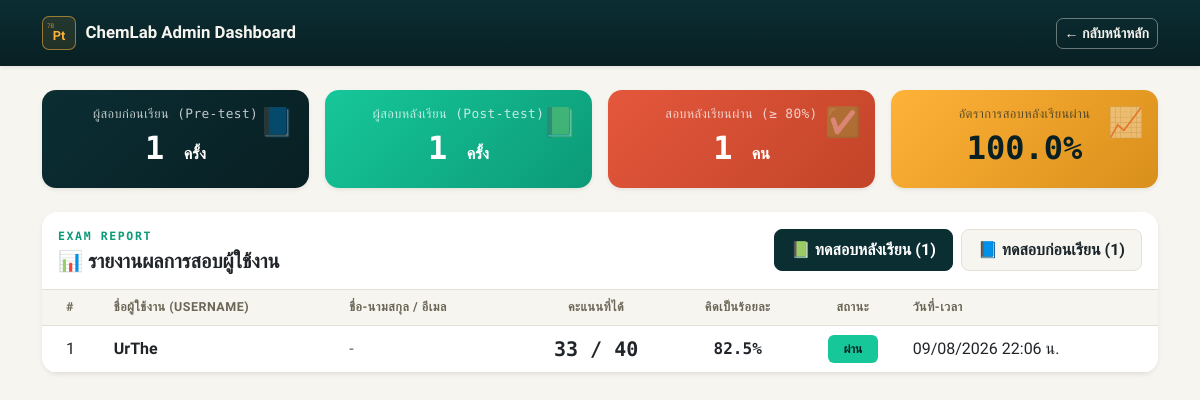
The page /dashboard/ (signed in) on the database its author committed.
### lab_app/models.py (models this page shows, shortened)
class Quiz40Result(models.Model):
    user = models.ForeignKey(
        User, on_delete=models.CASCADE, verbose_name='ผู้ใช้งาน'
    )
    score = models.IntegerField(verbose_name='คะแนนที่ได้')
    total_questions = models.IntegerField(
        default=40, verbose_name='จำนวนข้อทั้งหมด'
    )
    percentage = models.FloatField(
        default=0.0, verbose_name='คิดเป็นร้อยละ (%)'
    )
    passed = models.BooleanField(
        default=False, verbose_name='ผลการทดสอบ (ผ่าน 80%)'
    )
    user_answers = models.JSONField(
        default=dict, verbose_name='คำตอบของผู้ใช้'
    )
    date_taken = models.DateTimeField(
        auto_now_add=True, verbose_name='วันที่ทำแบบทดสอบ'
    )
    class Meta:
        verbose_name = 'ผลสอบแบบทดสอบ 40 ข้อ'
        verbose_name_plural = 'ผลสอบแบบทดสอบ 40 ข้อทั้งหมด'

### lab_app/views.py (the view)
# urls.py: path('dashboard/', views.admin_dashboard, name='admin_dashboard'),
@user_passes_test(is_admin, login_url='login')
def admin_dashboard(request):
    results_40 = (
        Quiz40Result.objects.select_related('user').all().order_by('-date_taken')
    )
    pretest_results = (
        QuizPreTestResult.objects.select_related('user')
        .all()
        .order_by('-date_taken')
    )
    total_attempts = results_40.count()
    passed_count = results_40.filter(passed=True).count()
    failed_count = total_attempts - passed_count
    pass_rate = (
        round((passed_count / total_attempts * 100), 1)
        if total_attempts > 0
        else 0
    )
    context = {
        'results_40': results_40,
        'pretest_results': pretest_results,
        'total_attempts': total_attempts,
        'passed_count': passed_count,
        'failed_count': failed_count,
        'pass_rate': pass_rate,
    }
    return render(request, 'lab_app/admin_dashboard.html', context)

### lab_app/views.py (called while the page is built)
def is_admin(user):
    return user.is_staff or user.is_superuser

### lab_app/templates/lab_app/admin_dashboard.html (shortened to what this page needs)
<!DOCTYPE html>
<html lang="th">
<head>
    <link href="https://cdn.jsdelivr.net/npm/bootstrap@5.3.0/dist/css/bootstrap.min.css" rel="stylesheet">
</head>
<body>
    <nav class="navbar navbar-dark lab-navbar mb-4 shadow-sm">
        <div class="container py-2">
            <a class="lab-brand" href="{% url 'home' %}">
                <div class="brand-tile mono">
                    <span class="num">78</span>
                    <span class="sym">Pt</span>
                </div>
                <span class="brand-name">ChemLab Admin Dashboard</span>
            </a>
            <a href="{% url 'home' %}" class="btn btn-back btn-sm">← กลับหน้าหลัก</a>
        </div>
    </nav>
    <div class="container my-4">
        <div class="row g-3 mb-4">
            <div class="col-md-3">
                <div class="card stat-card stat-navy border-0 shadow-sm p-3 text-center">
                    <span class="stat-icon">📘</span>
                    <h6 class="mono mb-1">ผู้สอบก่อนเรียน (Pre-test)</h6>
                    <h2 class="fw-bold my-1">{{ pretest_results.count }} <span class="fs-6">ครั้ง</span></h2>
                </div>
            </div>
            <div class="col-md-3">
                <div class="card stat-card stat-teal border-0 shadow-sm p-3 text-center">
                    <span class="stat-icon">📗</span>
                    <h6 class="mono mb-1">ผู้สอบหลังเรียน (Post-test)</h6>
                    <h2 class="fw-bold my-1">{{ total_attempts }} <span class="fs-6">ครั้ง</span></h2>
                </div>
            </div>
            <div class="col-md-3">
                <div class="card stat-card stat-coral border-0 shadow-sm p-3 text-center">
                    <span class="stat-icon">✅</span>
                    <h6 class="mono mb-1">สอบหลังเรียนผ่าน (≥ 80%)</h6>
                    <h2 class="fw-bold my-1">{{ passed_count }} <span class="fs-6">คน</span></h2>
                </div>
            </div>
            <div class="col-md-3">
                <div class="card stat-card stat-amber border-0 shadow-sm p-3 text-center">
                    <span class="stat-icon">📈</span>
                    <h6 class="mono mb-1">อัตราการสอบหลังเรียนผ่าน</h6>
                    <h2 class="fw-bold my-1">{{ pass_rate }}%</h2>
                </div>
            </div>
        </div>
        <div class="card report-card border-0 shadow-sm">
            <div class="card-header py-3 d-flex justify-content-between align-items-center flex-wrap gap-2">
                <div>
                    <div class="report-eyebrow mono mb-1">EXAM REPORT</div>
                    <h5 class="fw-bold text-dark mb-0">📊 รายงานผลการสอบผู้ใช้งาน</h5>
                </div>
                <ul class="nav nav-pills gap-2" id="examTabs" role="tablist">
                    <li class="nav-item" role="presentation">
                        <button class="nav-link active" id="posttest-tab" data-bs-toggle="pill" data-bs-target="#posttest-panel" type="button" role="tab">
                            📗 ทดสอบหลังเรียน ({{ results_40.count }})
                        </button>
                    </li>
                    <li class="nav-item" role="presentation">
                        <button class="nav-link" id="pretest-tab" data-bs-toggle="pill" data-bs-target="#pretest-panel" type="button" role="tab">
                            📘 ทดสอบก่อนเรียน ({{ pretest_results.count }})
                        </button>
                    </li>
                </ul>
            </div>
            <div class="card-body p-0">
                <div class="tab-content" id="examTabsContent">
                    <div class="tab-pane fade show active" id="posttest-panel" role="tabpanel">
                        <div class="table-responsive">
                            <table class="table table-hover align-middle mb-0">
                                <thead class="table-light">
                                    <tr>
                                        <th class="ps-4">#</th>
                                        <th>ชื่อผู้ใช้งาน (Username)</th>
                                        <th>ชื่อ-นามสกุล / อีเมล</th>
                                        <th class="text-center">คะแนนที่ได้</th>
                                        <th class="text-center">คิดเป็นร้อยละ</th>
                                        <th class="text-center">สถานะ</th>
                                        <th>วันที่-เวลา</th>
                                    </tr>
                                </thead>
                                <tbody>
                                    {% for row in results_40 %}
                                        <tr>
                                            <td class="ps-4">{{ forloop.counter }}</td>
                                            <td><strong>{{ row.user.username }}</strong></td>
                                            <td>
                                                {% if row.user.first_name %}
                                                    {{ row.user.first_name }} {{ row.user.last_name }}
                                                {% else %}
                                                    <span class="text-muted">{{ row.user.email|default:"-" }}</span>
                                                {% endif %}
                                            </td>
                                            <td class="text-center score-cell fs-5">{{ row.score }} / {{ row.total_questions }}</td>
                                            <td class="text-center score-cell">{{ row.percentage|floatformat:1 }}%</td>
                                            <td class="text-center">
                                                {% if row.passed %}
                                                    <span class="badge badge-pass px-3 py-2">ผ่าน</span>
                                                {% else %}
                                                    <span class="badge badge-fail px-3 py-2">ไม่ผ่าน</span>
                                                {% endif %}
                                            </td>
                                            <td>{{ row.date_taken|date:"d/m/Y H:i" }} น.</td>
                                        </tr>
                                    {% empty %}
                                        <tr>
                                            <td colspan="7" class="text-center py-5 text-muted">
                                                ยังไม่มีประวัติการทำแบบทดสอบหลังเรียนในระบบ
                                            </td>
                                        </tr>
                                    {% endfor %}
                                </tbody>
                            </table>
                        </div>
                    </div>
                </div>
            </div>
        </div>
    </div>
</body>
</html>

### lab_app/templates/lab_app/admin_dashboard.html (style rules this page uses)
:root { --lab-navy:#0B2E33; --lab-navy-deep:#081F23; --lab-teal:#16C79A; --lab-amber:#FFB238; --lab-coral:#E4573D; --lab-paper:#F7F5F0; --lab-ink:#1B262C; --lab-line:#E4E0D6; }
* { font-family:'Sarabun', sans-serif; }
.mono { font-family:'Space Mono', monospace; }
body { background:var(--lab-paper); color:var(--lab-ink); }
.lab-navbar { background:linear-gradient(180deg, var(--lab-navy) 0%, var(--lab-navy-deep) 100%) !important; }
.lab-brand { display:flex; align-items:center; gap:.6rem; color:var(--lab-paper) !important; text-decoration:none; }
.brand-tile { width:34px; height:34px; border:1.5px solid rgba(255,178,56,.55); border-radius:7px; display:flex; flex-direction:column; align-items:center; justify-content:center; color:var(--lab-amber); background:rgba(255,178,56,.1); line-height:1; }
.brand-tile .num { font-size:.4rem; align-self:flex-start; margin-left:4px; opacity:.7; }
.brand-tile .sym { font-size:.8rem; font-weight:700; }
.brand-name { font-weight:700; font-size:1.05rem; }
.btn-back { background:transparent; border:1.5px solid rgba(247,245,240,.4); color:var(--lab-paper); font-weight:600; border-radius:7px; }
.stat-card { border-radius:14px; color:#fff; position:relative; overflow:hidden; }
.stat-card .stat-icon { position:absolute; right:.9rem; top:.7rem; font-size:1.8rem; opacity:.35; }
.stat-card h6 { opacity:.75; font-size:.8rem; letter-spacing:.03em; }
.stat-card h2 { font-family:'Space Mono', monospace; }
.stat-navy { background:linear-gradient(135deg, var(--lab-navy), var(--lab-navy-deep)); }
.stat-teal { background:linear-gradient(135deg, var(--lab-teal), #0C9A78); }
.stat-coral { background:linear-gradient(135deg, var(--lab-coral), #C24428); }
.stat-amber { background:linear-gradient(135deg, var(--lab-amber), #D98F1B); color:var(--lab-navy-deep) !important; }
.stat-amber h6 { opacity:.65; color:var(--lab-navy-deep); }
.report-card { border-radius:16px; overflow:hidden; }
.report-card .card-header { background:#fff !important; border-bottom:1px solid var(--lab-line); }
.report-eyebrow { font-size:.72rem; letter-spacing:.14em; font-weight:700; color:#0C9A78; }
.nav-pills .nav-link { color: var(--lab-ink); font-weight: 600; border-radius: 8px; padding: 8px 16px; border: 1px solid var(--lab-line); background: var(--lab-paper); }
.nav-pills .nav-link.active { background-color: var(--lab-navy) !important; color: #fff !important; border-color: var(--lab-navy); }
table thead.table-light th { background:var(--lab-paper) !important; color:#6B6656; font-size:.78rem; letter-spacing:.04em; text-transform:uppercase; font-weight:700; border-bottom:1.5px solid var(--lab-line); }
table td { border-color:var(--lab-line); }
.badge-pass { background:var(--lab-teal) !important; color:var(--lab-navy-deep) !important; font-weight:600; }
.score-cell { font-family:'Space Mono', monospace; font-weight:700; color:#0C9A78; }

### rows shown on the page
Quiz40Result: user.username "UrThe", user.email "-", score "33", total_questions "40", percentage "82.5", passed "ผ่าน", date_taken "09/08/2026 22:06"

### other values the page prints
{{ pretest_results.count }} "1"
{{ total_attempts }} "1"
{{ passed_count }} "1"
{{ pass_rate }} "100.0"
{{ results_40.count }} "1"
